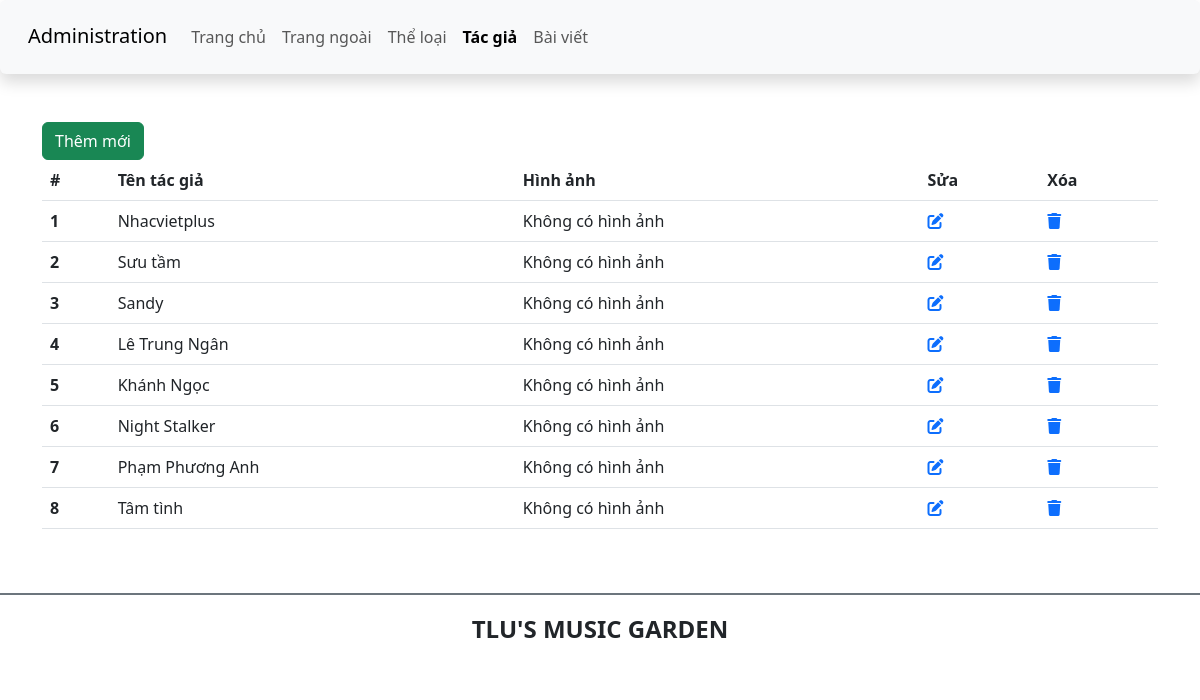
Page /admin/author.php on the earlier database version.
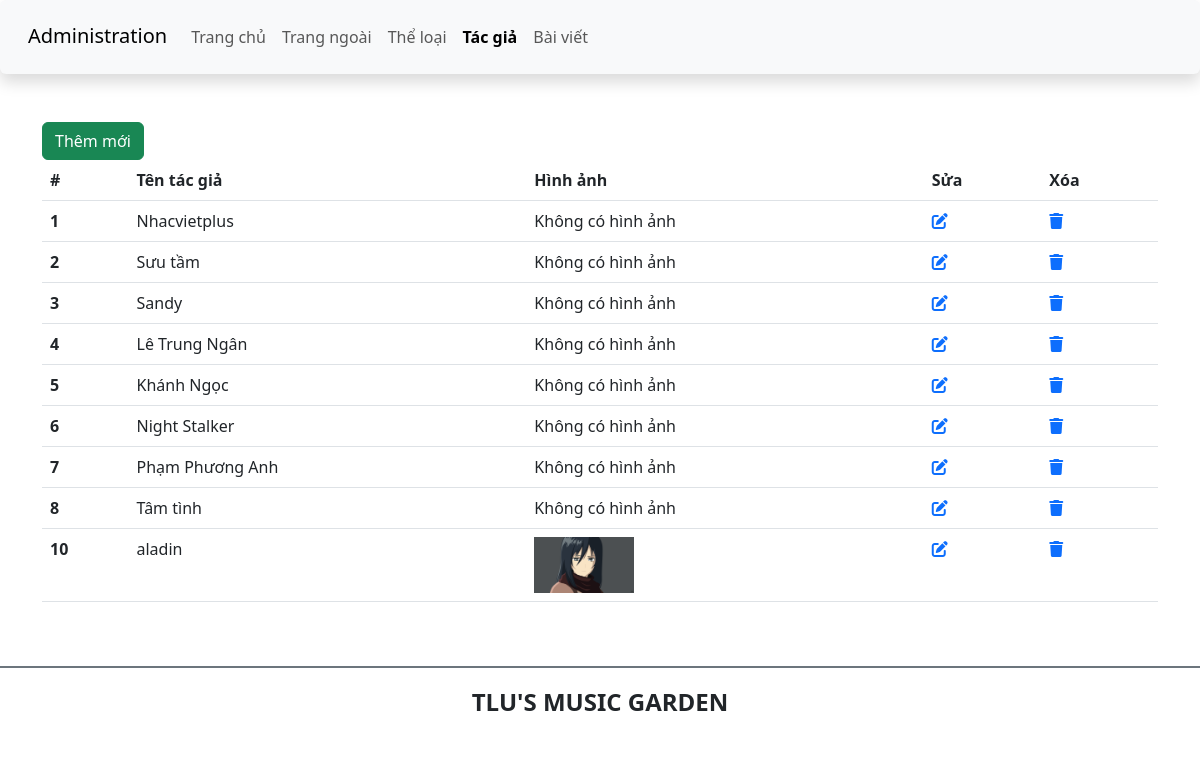
Same page on the later database version.
### tables this page shows
CREATE TABLE `tacgia` (
  `ma_tgia` int(10) UNSIGNED NOT NULL,
  `ten_tgia` varchar(100) NOT NULL,
  `hinh_tgia` varchar(100) DEFAULT NULL
);

### admin/author.php (the view, shortened to what this page needs)
<?php
require_once '../db_connection.php';
$sql = "SELECT * FROM tacgia ORDER BY ma_tgia";
$stmt = $pdo->prepare($sql);
$stmt->execute();
$authors = $stmt->fetchAll();
?>
<!DOCTYPE html>
<html lang="en">
<head>
    <link href="https://cdn.jsdelivr.net/npm/bootstrap@5.3.0-alpha1/dist/css/bootstrap.min.css" rel="stylesheet">
    <link rel="stylesheet" href="https://cdnjs.cloudflare.com/ajax/libs/font-awesome/6.3.0/css/all.min.css" />
    <link rel="stylesheet" href="css/style_login.css">
</head>
<body>
    <header>
        <nav class="navbar navbar-expand-lg bg-body-tertiary shadow p-3 bg-white rounded">
            <div class="container-fluid">
                <div class="h3">
                    <a class="navbar-brand" href="#">Administration</a>
                </div>
                <div class="collapse navbar-collapse" id="navbarSupportedContent">
                <ul class="navbar-nav me-auto mb-2 mb-lg-0">
                    <li class="nav-item">
                        <a class="nav-link" aria-current="page" href="./">Trang chủ</a>
                    </li>
                    <li class="nav-item">
                        <a class="nav-link" href="../index.php">Trang ngoài</a>
                    </li>
                    <li class="nav-item">
                        <a class="nav-link" href="category.php">Thể loại</a>
                    </li>
                    <li class="nav-item">
                        <a class="nav-link active fw-bold" href="author.php">Tác giả</a>
                    </li>
                    <li class="nav-item">
                        <a class="nav-link" href="article.php">Bài viết</a>
                    </li>
                </ul>
                </div>
            </div>
        </nav>
    </header>
    <main class="container mt-5 mb-5">
        <div class="row">
            <div class="col-sm">
                <a href="add_author.php" class="btn btn-success">Thêm mới</a>
                <table class="table">
                    <thead>
                        <tr>
                            <th scope="col">#</th>
                            <th scope="col">Tên tác giả</th>
                            <th scope="col">Hình ảnh</th>
                            <th>Sửa</th>
                            <th>Xóa</th>
                        </tr>
                    </thead>
                    <tbody>
                        <?php foreach ($authors as $author): ?>
                        <tr>
                            <th scope="row"><?= $author['ma_tgia'] ?></th>
                            <td><?= htmlspecialchars($author['ten_tgia']) ?></td>
                            <td>
                                <?php if ($author['hinh_tgia']): ?>
                                    <img src="<?= htmlspecialchars($author['hinh_tgia']) ?>" alt="<?= htmlspecialchars($author['ten_tgia']) ?>" style="width: 100px;">
                                <?php else: ?>
                                    Không có hình ảnh
                                <?php endif; ?>
                            </td>
                            <td>
                                <a href="edit_author.php?id=<?= $author['ma_tgia'] ?>"><i class="fa-solid fa-pen-to-square"></i></a>
                            </td>
                            <td>
                                <a href="?delete_id=<?= $author['ma_tgia'] ?>" onclick="return confirm('Bạn có chắc chắn muốn xóa tác giả này?');"><i class="fa-solid fa-trash"></i></a>
                            </td>
                        </tr>
                        <?php endforeach; ?>
                    </tbody>
                </table>
            </div>
        </div>
    </main>
    <footer class="bg-white d-flex justify-content-center align-items-center border-top border-secondary  border-2" style="height:80px">
        <h4 class="text-center text-uppercase fw-bold">TLU's music garden</h4>
    </footer>
</body>
</html>

Differences in the rows shown:
added tacgia: ma_tgia "10", ten_tgia "aladin", hinh_tgia (picture)
